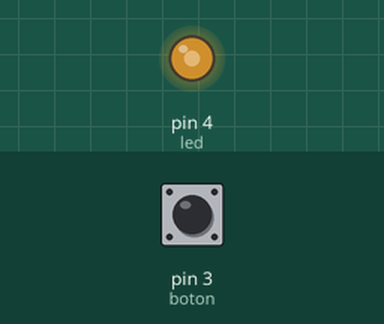
Bench run of a sketch on a simulated Arduino Uno, built with avr-gcc and run on an emulated ATmega328P. On the bench: output pins drawn as LEDs (lit = HIGH). The inputs (shaded band) are chosen by the test bench; at power-on: pin 3 (boton) HIGH.

Above: at 1.2 s.
1.3 s: pin 3 (boton) pulled LOW for 0.15 s
At 1.42 s:
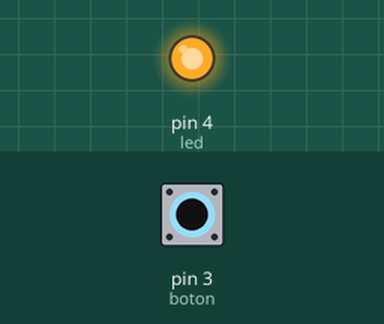
2.9 s: pin 3 (boton) pulled LOW for 1 s
At 5.1 s:
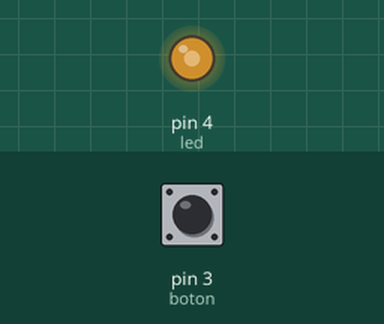
5.4 s: pin 3 (boton) pulled LOW for 0.15 s
At 5.52 s:
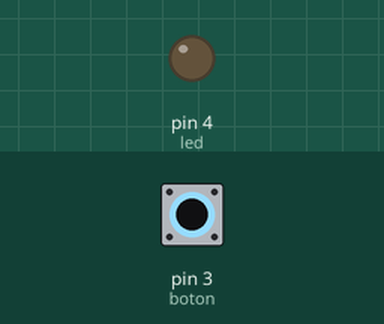
7.0 s: pin 3 (boton) pulled LOW for 3.2 s
At 10.5 s:
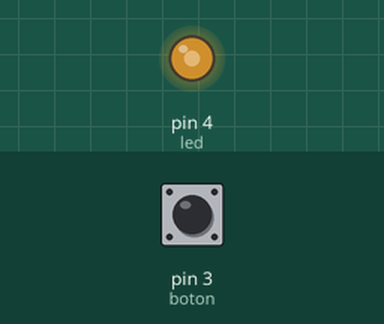
Timing chart, 0 to 12.0 s (numbered marks = the images above; inputs shaded):
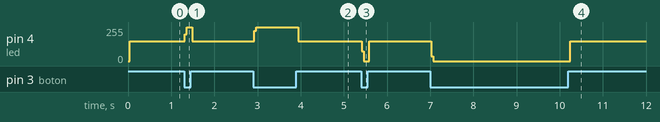

Measured:
- after the input at 1.3 s, pin 4 (led): 148/255 → 255/255 at once, → 148/255 0.17 s later
- after the input at 2.9 s, pin 4 (led): 148/255 → 255/255 at once, → 148/255 1.0 s later
- after the input at 5.4 s, pin 4 (led): 148/255 → 0/255 at once, → 148/255 0.17 s later
- after the input at 7.0 s, pin 4 (led): 148/255 → 0/255 at once, → 148/255 3.2 s later

The sketch:

pulsador3.ino
```cpp
int led = 4;
int boton = 3;
int time = 10000;

void setup()
{
  Serial.begin(9600);
  pinMode(led, OUTPUT);
  pinMode(boton, INPUT);
  digitalWrite(led, LOW);
}

void loop()
{
  digitalWrite(led, LOW);
  while(digitalRead(boton)==LOW){//Se bloquea apagado
  }
  digitalWrite(led, HIGH); //se sale del cicio y se enciende
  while(digitalRead(boton)==LOW){ //Se bloque encendido
  }
}
```
